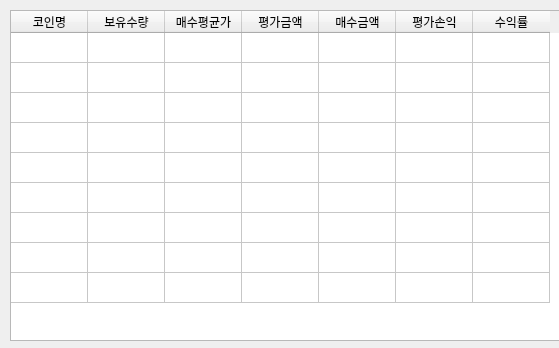
<?xml version="1.0" encoding="UTF-8"?>
<ui version="4.0">
 <class>Form</class>
 <widget class="QWidget" name="Form">
  <property name="geometry">
   <rect>
    <x>0</x>
    <y>0</y>
    <width>559</width>
    <height>348</height>
   </rect>
  </property>
  <property name="maximumSize">
   <size>
    <width>1500</width>
    <height>16777215</height>
   </size>
  </property>
  <property name="font">
   <font>
    <pointsize>9</pointsize>
    <weight>50</weight>
    <italic>false</italic>
    <bold>false</bold>
    <underline>false</underline>
    <kerning>true</kerning>
   </font>
  </property>
  <property name="windowTitle">
   <string>Form</string>
  </property>
  <widget class="QTableWidget" name="tableBalances">
   <property name="geometry">
    <rect>
     <x>10</x>
     <y>10</y>
     <width>571</width>
     <height>331</height>
    </rect>
   </property>
   <property name="autoScrollMargin">
    <number>10</number>
   </property>
   <property name="rowCount">
    <number>9</number>
   </property>
   <property name="columnCount">
    <number>7</number>
   </property>
   <attribute name="horizontalHeaderVisible">
    <bool>true</bool>
   </attribute>
   <attribute name="horizontalHeaderDefaultSectionSize">
    <number>77</number>
   </attribute>
   <attribute name="verticalHeaderVisible">
    <bool>false</bool>
   </attribute>
   <row/>
   <row/>
   <row/>
   <row/>
   <row/>
   <row/>
   <row/>
   <row/>
   <row/>
   <column>
    <property name="text">
     <string>코인명</string>
    </property>
   </column>
   <column>
    <property name="text">
     <string>보유수량</string>
    </property>
   </column>
   <column>
    <property name="text">
     <string>매수평균가</string>
    </property>
   </column>
   <column>
    <property name="text">
     <string>평가금액</string>
    </property>
   </column>
   <column>
    <property name="text">
     <string>매수금액</string>
    </property>
   </column>
   <column>
    <property name="text">
     <string>평가손익</string>
    </property>
   </column>
   <column>
    <property name="text">
     <string>수익률</string>
    </property>
   </column>
  </widget>
 </widget>
 <resources/>
 <connections/>
</ui>
